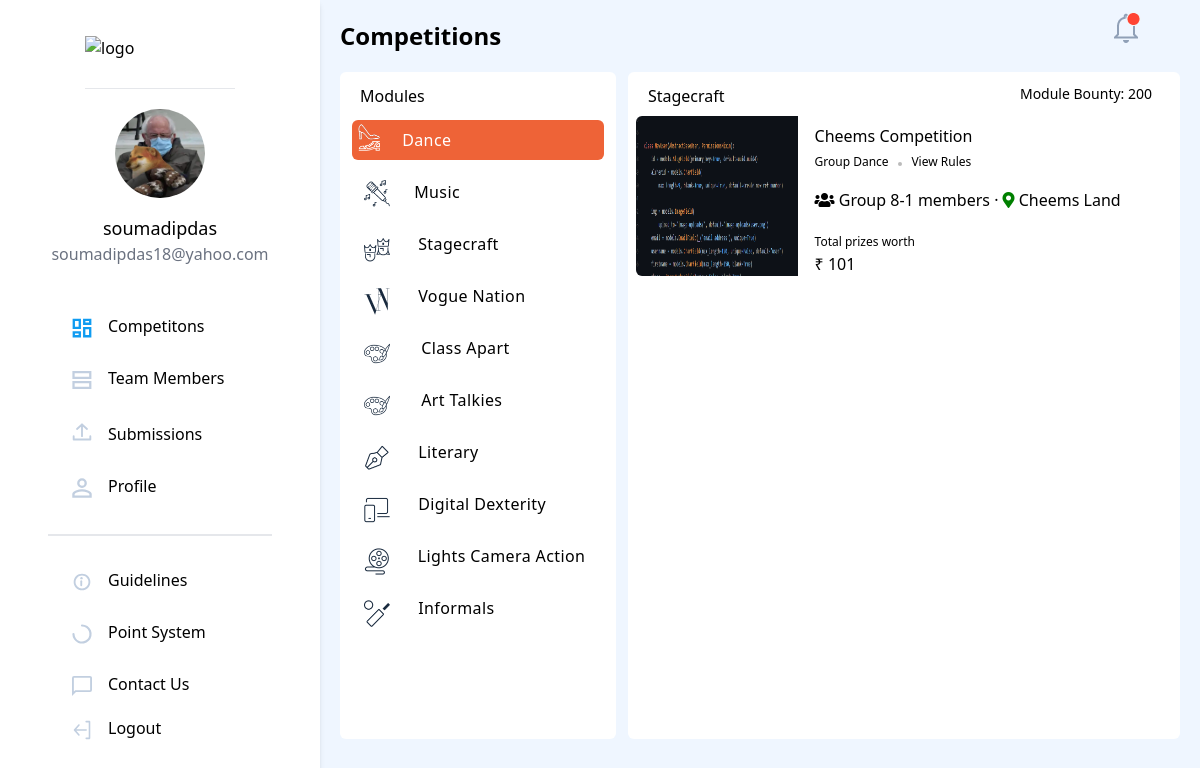
The app's page /competitions/?module=Stagecraft (signed in), older data.
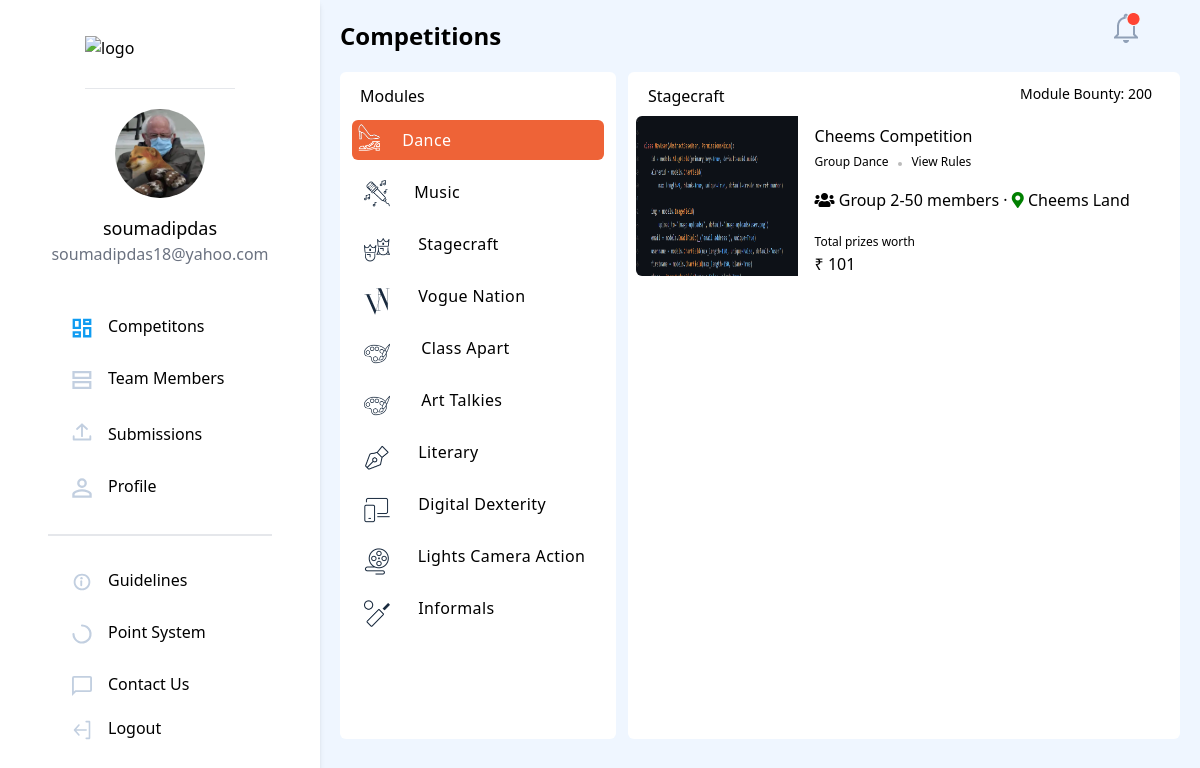
The same page, newer data.
### authentication/models.py (models this page shows, shortened)
class NewUser(AbstractBaseUser, PermissionsMixin):
    id = models.SlugField(primary_key=True, default=uuid.uuid4)
    img = models.ImageField(upload_to="image_uploads/userdp/",
                            default='user-default.png')
    email = models.EmailField(_('email address'), unique=True)
    username = models.CharField(max_length=150, unique=True)
    collegename = models.CharField(max_length=150, unique=False)
    city = models.CharField(max_length=150, unique=False)
    fullname = models.CharField(max_length=150, blank=True)
    phone = PhoneNumberField(unique=False, blank=True)
    date_joined = models.DateTimeField(default=timezone.now)
    provider = models.CharField(max_length=200, unique=False, default="email")
    about = models.TextField(_('about'), max_length=500, blank=True)
    is_staff = models.BooleanField(default=False)
    is_active = models.BooleanField(default=True)
    objects = CustomAccountManager()
    USERNAME_FIELD = 'email'
    REQUIRED_FIELDS = ['username']

### competitions/models.py (models this page shows, shortened)
class Competition(models.Model):
  competition_choices = [('Dance', 'Dance'), ('Music','Music'), ('Stagecraft','Stagecraft'), ('Fashion','Fashion'),( 'Class Appart','Class Appart'), ('Art Talkies','Art Talkies'), ('Literacy','Literacy'), ('Digital Dextirity','Digital Dextirity'), ('Lights Camera Action','Lights Camera Action'), ('Informals','Informals')]
  id = models.SlugField(primary_key=True, default=uuid.uuid4)
  module = models.CharField(choices = competition_choices, max_length=127)
  event_name = models.CharField(max_length = 255)
  event_desc = models.CharField(max_length = 255)
  event_rules = models.TextField(blank=True, null=True)
  max_members = models.IntegerField(default = 1)
  min_members = models.IntegerField(default = 1)
  location = models.CharField(max_length = 63)
  prize_worth = models.IntegerField()
  image = models.ImageField(upload_to="image_uploads/", default='event_default.png')

### competitions/views.py (the view)
# urls.py: path('', views.showallcompetitions, name='showallcompetitions'),
@login_required(login_url='login')
def showallcompetitions(request):
    if(request.GET.get('module')):
        module_comp = Competition.objects.filter(module = request.GET.get('module'))
    else:
        module_comp = Competition.objects.filter(module = 'Dance')
    return render(request, 'competitions/allcomp.html', {'allcomp': module_comp, 'modulename' : request.GET.get('module')})

### templates/competitions/allcomp.html (shortened to what this page needs)
{% extends '../basictailwind.html'%}
{% load static %}
{%block body%}
<div class="bg-blue-50">
    </head>
    <body>
        <div class="md:flex md:flex-row sm:flex-col">
            {% include 'navbar.html' %}
            <span class="content bg-slate-100 h-screen">
                <span class="flex flex-row items-end h-10 mt-3 mb-3">
                    <span
                        class="competition-title font-poppins inline w-11/12 align-middle md:pl-5 font-bold text-2xl sm:justify-center sm:text-center">
                        <p class="text-center pl-5 md:text-left md:pl-0"> Competitions</p>
                    </span>
                    <div class="notification-icon w-1/12 mr-5">
                        <button>
                            <img src="{% static 'images/competition/notifications.png' %}" alt="Notification icon"
                                class="object-right">
                        </button>
                    </div>
                </span>
                <div class="md:m-5 bg-inherit flex md:flex-row md:h-5/6 flex-col">
                    <div class="m-0 p-0 md:rounded-md bg-white md:w-1/3 h-full inline overflow-auto">
                        <div>
                            <p class="pl-5 pt-3 font-medium hideitems">Modules</p>
                        </div>
                        <div class="flex flex-col flex-nowrap overflow-auto competitions-list mydropdown">
                            <a href="?module=Dance" class="hideitems moduleitems" id="qwerty"
                                onclick="mobchange('item9'); changecolor('item9')">
                                <div class="h-10 orcolor text-white m-3 mt-3 rounded-md flex align-middle moduleslist changecoloritem"
                                    id="item9">
                                    <img src="{%  static 'images/competition/dance.png' %}" alt="dance"
                                        class="h-4/6 m-1">
                                    <span class="inline align-middle mt-2 pl-4 tracking-wide align-middle">Dance</span>
                                </div>
                            </a>
                            <a href="?module=Music" class="hideitems moduleitems"
                                onclick="mobchange('item10'); changecolor('item10')">
                                <div class="h-10 bg-slate-100 m-3 mt-0 rounded-md flex align-middle moduleslist"
                                    id="item10">
                                    <img src="{%  static 'images/competition/music.png' %}" alt="dance"
                                        class="h-4/6 ml-3 m-2">
                                    <span class="inline-block align-middle mt-2 pl-4 tracking-wide">Music</span>
                                </div>
                            </a>
                            <a href="?module=Stagecraft" class="hideitems moduleitems"
                                onclick="mobchange('item1'); changecolor('item1')">
                                <div class="h-10 bg-slate-100 m-3 mt-0 rounded-md flex align-middle moduleslist"
                                    id="item1">
                                    <img src="{% static 'images/competition/stagecraft.png' %}" alt="dance"
                                        class="h-4/6 m-3">
                                    <span class="inline-block align-middle mt-2 pl-4 tracking-wide">Stagecraft</span>
                                </div>
                            </a>
                            <a class="hideitems moduleitems" onclick="mobchange('item2'); changecolor('item2')">
                                <div class="h-10 bg-slate-100 m-3 mt-0 rounded-md flex align-middle moduleslist"
                                    id="item2">
                                    <img src="{% static 'images/competition/voguenation.png' %}" alt="dance"
                                        class="h-4/6 m-3">
                                    <span class="inline-block align-middle mt-2 pl-4 tracking-wide">Vogue Nation</span>
                                </div>
                            </a>
                            <a href="?module=Class Appart" class="hideitems moduleitems"
                                onclick="mobchange('item3'); changecolor('item3')">
                                <div class="h-10 bg-slate-100 m-3 mt-0 rounded-md flex align-middle moduleslist"
                                    id="item3">
                                    <img src="{% static 'images/competition/classapart.png' %}" alt="dance"
                                        class="h-4/6 m-3">
                                    <span class="inline-block align-middle mt-2 pl-4 tracking-wide">Class Apart</span>
                                </div>
                            </a>
                            <a class="hideitems moduleitems" onclick="mobchange('item4'); changecolor('item4')">
                                <div class="h-10 bg-slate-100 m-3 mt-0 rounded-md flex align-middle moduleslist"
                                    id="item4">
                                    <img src="{% static 'images/competition/classapart.png' %}" alt="dance"
                                        class="h-4/6 m-3">
                                    <span class="inline-block align-middle mt-2 pl-4 tracking-wide">Art Talkies</span>
                                </div>
                            </a>
                            <a class="hideitems moduleitems" onclick="mobchange('item5'); changecolor('item5')">
                                <div class="h-10 bg-slate-100 m-3 mt-0 rounded-md flex align-middle moduleslist"
                                    id="item5">
                                    <img src="{% static 'images/competition/literaray.png' %}" alt="dance"
                                        class="h-4/6 m-3">
                                    <span class="inline-block align-middle mt-2 pl-4 tracking-wide">Literary</span>
                                </div>
                            </a>
                            <a class="hideitems moduleitems" onclick="mobchange('item6'); changecolor('item6')">
                                <div class="h-10 bg-slate-100 m-3 mt-0 rounded-md flex align-middle moduleslist"
                                    id="item6">
                                    <img src="{% static 'images/competition/digital.png' %}" alt="dance"
                                        class="h-4/6 m-3">
                                    <span class="inline-block align-middle mt-2 pl-4 tracking-wide">Digital
                                        Dexterity</span>
                                </div>
                            </a>
                            <a class="hideitems moduleitems" onclick="mobchange('item7'); changecolor('item7')">
                                <div class="h-10 bg-slate-100 m-3 mt-0 rounded-md flex align-middle moduleslist"
                                    id="item7">
                                    <img src="{% static 'images/competition/lightscamact.png' %}" alt="dance"
                                        class="h-4/6 m-3">
                                    <span class="inline-block align-middle mt-2 pl-4 tracking-wide">Lights Camera
                                        Action</span>
                                </div>
                            </a>
                            <a class="hideitems moduleitems" onclick="mobchange('item8'); changecolor('item8')">
                                <div class="h-10 bg-slate-100 m-3 mt-0 rounded-md flex align-middle moduleslist"
                                    id="item8">
                                    <img src="{% static 'images/competition/informal.png' %}" alt="dance"
                                        class="h-4/6 m-3">
                                    <span class="inline-block align-middle mt-2 pl-4 tracking-wide">Informals</span>
                                </div>
                            </a>
                        </div>
                    </div>
                    <div class="m-0 pr-3 rounded-md bg-white md:w-2/3 h-full inline ml-3 sm:w-full">
                        <div class="justify-between flex">
                            <p class="pl-5 pt-3 font-medium inline-block" id="mod">{{modulename}}</p>
                            <span class="pt-3 inline-block mr-4 text-sm">Module Bounty: 200</span>
                        </div>
                        <div class="competitions-list overflow-auto w-full">
                            {% for comp in allcomp %}
                            <div class="item bg-slate-100 rounded-md m-2 overflow-hidden md:h-40 h-auto">
                                <img src="{{ comp.image.url }}" alt="" class="competition-image sm:h-44 inline-block">
                                <div class="inline-block align-top mt-2 pl-3">
                                    <p class="inline">{{ comp.event_name }} <br></p>
                                    <p class="text-xs text-zinc-500 inline">Group Dance &nbsp; <span class="dot"></span>
                                        &nbsp; </p>
                                    <span class="text-xs text-zinc-500 text-amber-600 font-medium">View Rules</span>
                                    <div class="mt-4 mb-4">
                                        {%if comp.min_members == 1 and comp.max_members == 1 %}
                                        <i class="fa fa-user" aria-hidden="true"></i> Single
                                        {%else%}
                                        <i class="fa fa-users" aria-hidden="true"></i> Group
                                        {{comp.min_members}}-{{comp.max_members}} members
                                        {%endif%}
                                        &#xb7;
                                        <i class="fas fa-map-marker-alt" aria-hidden="true"
                                            style="color:green;"></i><span style="text-gray-600">
                                            {{comp.location}}</span>
                                    </div>
                                    <div>
                                        <span>
                                            <p class="text-xs text-zinc-500 inline">Total prizes worth</p>
                                            <p>₹ {{ comp.prize_worth }}</p>
                                        </span>
                                    </div>
                                </div>
                            </div>
                            {% endfor%}
                        </div>
                    </div>
                </div>
            </span>
        </div>
    </body>
    </html>
    {% endblock %}

### templates/basictailwind.html (shortened to what this page needs)
<!DOCTYPE html>
<html>
<head>
    <link rel="stylesheet" href="https://use.fontawesome.com/releases/v5.7.2/css/all.css"
>
    <link href="https://unpkg.com/tailwindcss@^2/dist/tailwind.min.css" rel="stylesheet">
</head>
<body>
    {% block body %} {% endblock %}
</body>
</html>

### templates/navbar.html (shortened to what this page needs)
  <nav class="w-80 hidden sm:block bg-white rounded shadow-md">
    <div class="w-80 h-screen flex flex-col justify-center bg-white border-gray-400 px-12 fixed float-left">
      <a href="#"><img src="https://i.ibb.co/28C2v0b/image.png" class="mt-24 mx-auto pb-3 border-b" width="150px" height="40px" alt="logo" border="0" /></a>
      <div class="flex flex-col justify-center my-5">
        <img src="{{request.user.img.url}}" width="90px" alt="profile pic" border="0"
                class="mx-auto rounded-full" />
        <div class="pt-4 font-medium text-lg text-center">{{request.user.username}}</div>
        <div class="text-gray-500 text-base font-normal text-center">{{request.user.email}}</div>
      </div>
      <div class="pt-2 mt-2 mb-28 flex flex-col justify-center">
        <a href="{%url 'showallcompetitions'%}"><div class="rounded-full flex flex-nowrap my-2 py-2 pl-6 w-60 hover:border-0 hover:bg-gray-100">
          <svg width="20" height="20" viewBox="0 0 24 24" fill="none" xmlns="http://www.w3.org/2000/svg">
            <path d="M9.35 11.85H2.15V2.15H9.35V11.85ZM9.35 21.85H2.15V17.15H9.35V21.85ZM21.85 21.85H14.65V12.15H21.85V21.85ZM14.65 6.85V2.15H21.85V6.85H14.65Z" stroke="#109CF1" stroke-width="2.8" />
          </svg>
          <p class="pl-4 -mt-1">Competitons</p>
        </div></a>
        <a href="{%url 'team'%}"><div class="rounded-full flex flex-nowrap my-2 py-2 w-60 pl-6 hover:border-0 hover:bg-gray-100">
          <svg width="20" height="20" viewBox="0 0 25 24" fill="none" xmlns="http://www.w3.org/2000/svg">
            <path d="M1.9 9.35V2.15H22.85V9.35H1.9ZM1.9 21.85V14.65H22.85V21.85H1.9Z" stroke="#C2CFE0" stroke-width="2.8" />
          </svg>
          <p class="pl-4 -mt-1">Team Members</p>
        </div></a>
        <a href="{%url 'showallcompetitions'%}"><div class="rounded-full flex flex-nowrap my-2 py-2 w-60 pl-6 hover:border-0 hover:bg-gray-100">
          <p class="pl-4">Submissions</p>
        </div></a>
        <div class="rounded-full flex flex-nowrap my-2 py-2 w-60 pl-6 hover:border-0 hover:bg-gray-100 mb-3">
          <p class="pl-4 -mt-1">Profile</p>
        </div>
        <hr class="my-4 border bg-gray-200" />
        <div class="rounded-full flex flex-nowrap my-2 py-2 w-60 pl-6 hover:border-0 hover:bg-gray-100 mt-3">
          <p class="pl-4 -mt-1">Guidelines</p>
        </div>
        <div class="rounded-full flex flex-nowrap my-2 py-2 w-60 pl-6 hover:border-0 hover:bg-gray-100">
          <p class="pl-4 -mt-1">Point System</p>
        </div>
        <div class="rounded-full flex flex-nowrap my-2 py-2 w-60 pl-6 hover:border-0 hover:bg-gray-100">
          <p class="pl-4 -mt-1">Contact Us</p>
        </div>
        <div class="rounded-full flex flex-nowrap py-2 pl-6 w-60 hover:border-0 hover:bg-gray-100">
          <p class="pl-4 -mt-1">Logout</p>
        </div>
      </div>
    </div>
  </nav>

Row changes from the older to the newer data that the page shows:
changed Competition "Cheems Competition": min_members "8" → "2"; max_members "1" → "50"
